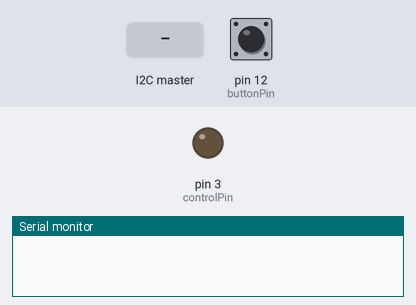
This sketch was run on a simulated Arduino Uno, built with avr-gcc and run on an emulated ATmega328P. Parts: output pins drawn as LEDs (lit = HIGH), the last lines printed to the serial monitor. The test bench sets the inputs (shaded band); at power-on: pin 12 (buttonPin) LOW.

Above: at 1.2 s.
1.3 s: pin 12 (buttonPin) pulled HIGH for 0.15 s
At 1.37 s:
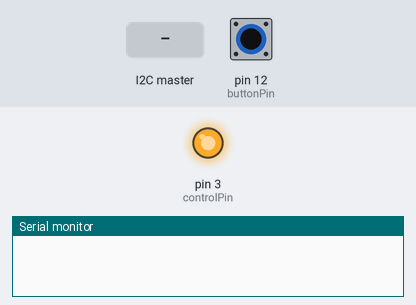
2.9 s: the I2C master sends the byte 1
4.4 s: the I2C master sends the byte 90
At 5.5 s:
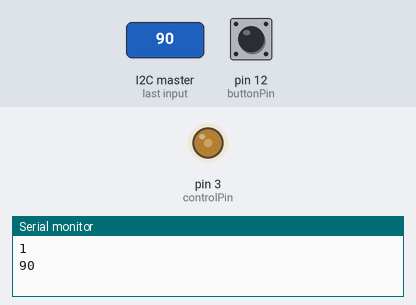
5.9 s: the I2C master sends the byte 0
At 6.6 s:
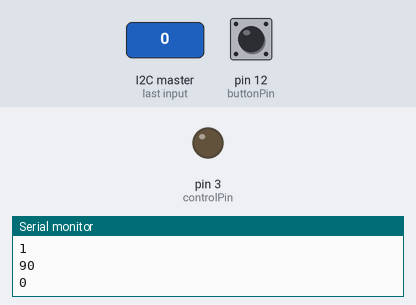
7.4 s: pin 12 (buttonPin) pulled HIGH for 1 s
At 7.8 s:
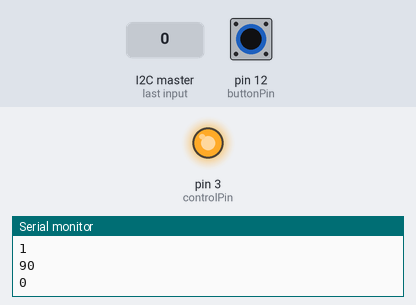
9.9 s: pin 12 (buttonPin) pulled HIGH for 3.2 s
At 13.4 s:
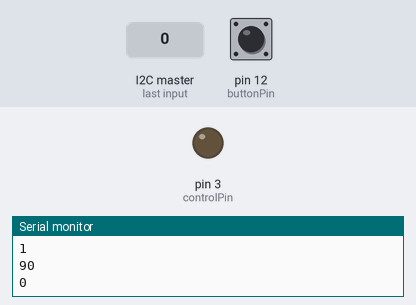
Timing chart, 0 to 14.9 s (numbered marks = the images above; inputs shaded):
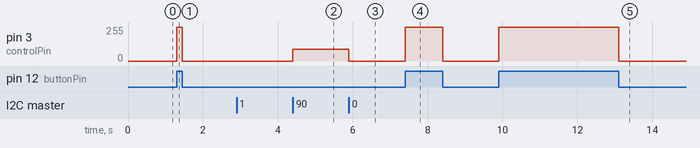

Measured:
- after the input at 1.3 s, pin 3 (controlPin): 0/255 → 255/255 at once, → 0/255 0.15 s later
- after the input at 4.4 s, pin 3 (controlPin): 0/255 → 90/255 at once
- after the input at 5.9 s, pin 3 (controlPin): 90/255 → 0/255 at once
- after the input at 7.4 s, pin 3 (controlPin): 0/255 → 255/255 at once, → 0/255 1.0 s later
- after the input at 9.9 s, pin 3 (controlPin): 0/255 → 255/255 at once, → 0/255 3.2 s later

The sketch:

BulbControl.ino
```cpp
#include <Wire.h>

const int controlPin = 3;
const int buttonPin = 12;
int i = 0;
int buttonState = 0;
int remoteSet = 0;
int c = 0;
void setup() {
  Wire.begin(4);
  Wire.onReceive(receiveEvent);
  // put your setup code here, to run once:
  pinMode(controlPin, OUTPUT);
  pinMode(buttonPin, INPUT);
  Serial.begin(9600);
}
void receiveEvent(int brightness) {
  c = Wire.read();
  analogWrite(controlPin, c);
  Serial.println(c);
  remoteSet = 1;
}
void loop() {
  // put your main code here, to run repeatedly:
  buttonState = digitalRead(buttonPin);
  if (buttonState == HIGH) {
     if (c < 255) {
       c = c + 1;
     } else {
       c = 255;
     }
     analogWrite(controlPin, c);
     remoteSet = 0;
  } else {
    if (remoteSet == 0) {
      if (c > 0) {
        c = c - 1;
      } else {
        c = 0;
      }
      analogWrite(controlPin, c);
      remoteSet = 0;
    }
  }
}
```
